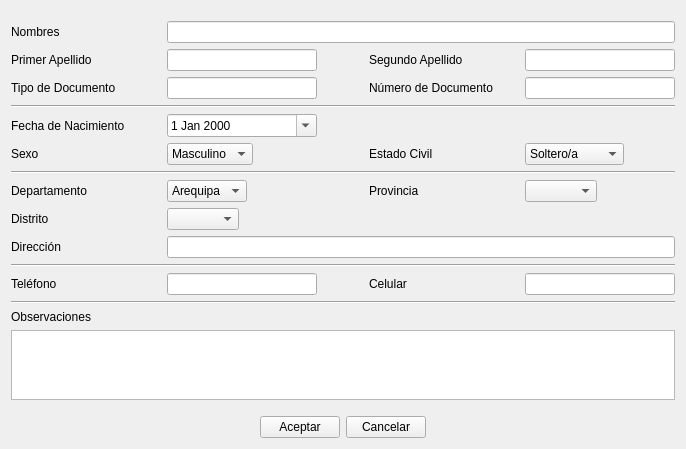
<?xml version="1.0" encoding="UTF-8"?>
<ui version="4.0">
 <class>UI_DATA_USER</class>
 <widget class="QWidget" name="UI_DATA_USER">
  <property name="geometry">
   <rect>
    <x>0</x>
    <y>0</y>
    <width>684</width>
    <height>443</height>
   </rect>
  </property>
  <property name="windowTitle">
   <string>Form</string>
  </property>
  <property name="windowIcon">
   <iconset resource="Icons/Icons.qrc">
    <normaloff>:/Icons/user_manage.png</normaloff>:/Icons/user_manage.png</iconset>
  </property>
  <layout class="QGridLayout" name="gridLayout_5">
   <item row="0" column="0">
    <layout class="QGridLayout" name="gridLayout_4">
     <item row="0" column="0">
      <spacer name="horizontalSpacer_4">
       <property name="orientation">
        <enum>Qt::Horizontal</enum>
       </property>
       <property name="sizeType">
        <enum>QSizePolicy::Fixed</enum>
       </property>
       <property name="sizeHint" stdset="0">
        <size>
         <width>150</width>
         <height>10</height>
        </size>
       </property>
      </spacer>
     </item>
     <item row="0" column="1">
      <spacer name="horizontalSpacer_7">
       <property name="orientation">
        <enum>Qt::Horizontal</enum>
       </property>
       <property name="sizeType">
        <enum>QSizePolicy::Fixed</enum>
       </property>
       <property name="sizeHint" stdset="0">
        <size>
         <width>150</width>
         <height>10</height>
        </size>
       </property>
      </spacer>
     </item>
     <item row="0" column="2">
      <spacer name="horizontalSpacer_8">
       <property name="orientation">
        <enum>Qt::Horizontal</enum>
       </property>
       <property name="sizeType">
        <enum>QSizePolicy::Fixed</enum>
       </property>
       <property name="sizeHint" stdset="0">
        <size>
         <width>40</width>
         <height>10</height>
        </size>
       </property>
      </spacer>
     </item>
     <item row="0" column="3">
      <spacer name="horizontalSpacer_11">
       <property name="orientation">
        <enum>Qt::Horizontal</enum>
       </property>
       <property name="sizeType">
        <enum>QSizePolicy::Fixed</enum>
       </property>
       <property name="sizeHint" stdset="0">
        <size>
         <width>150</width>
         <height>10</height>
        </size>
       </property>
      </spacer>
     </item>
     <item row="0" column="4">
      <spacer name="horizontalSpacer_12">
       <property name="orientation">
        <enum>Qt::Horizontal</enum>
       </property>
       <property name="sizeType">
        <enum>QSizePolicy::Fixed</enum>
       </property>
       <property name="sizeHint" stdset="0">
        <size>
         <width>150</width>
         <height>10</height>
        </size>
       </property>
      </spacer>
     </item>
     <item row="1" column="0">
      <widget class="QLabel" name="label_25">
       <property name="text">
        <string>Nombres</string>
       </property>
      </widget>
     </item>
     <item row="2" column="1">
      <widget class="QLineEdit" name="lineEdit_10"/>
     </item>
     <item row="2" column="3">
      <widget class="QLabel" name="label_29">
       <property name="text">
        <string>Segundo Apellido</string>
       </property>
      </widget>
     </item>
     <item row="2" column="0">
      <widget class="QLabel" name="label_21">
       <property name="text">
        <string>Primer Apellido</string>
       </property>
      </widget>
     </item>
     <item row="2" column="4">
      <widget class="QLineEdit" name="lineEdit_16"/>
     </item>
     <item row="1" column="1" colspan="4">
      <widget class="QLineEdit" name="lineEdit_13"/>
     </item>
     <item row="3" column="0">
      <widget class="QLabel" name="label_24">
       <property name="text">
        <string>Tipo de Documento</string>
       </property>
      </widget>
     </item>
     <item row="3" column="1">
      <widget class="QLineEdit" name="lineEdit_9"/>
     </item>
     <item row="3" column="3">
      <widget class="QLabel" name="label_16">
       <property name="text">
        <string>Número de Documento</string>
       </property>
      </widget>
     </item>
     <item row="3" column="4">
      <widget class="QLineEdit" name="lineEdit_14"/>
     </item>
     <item row="5" column="0">
      <widget class="QLabel" name="label_28">
       <property name="text">
        <string>Fecha de Nacimiento</string>
       </property>
      </widget>
     </item>
     <item row="5" column="1">
      <widget class="QDateEdit" name="dateEdit_2">
       <property name="sizePolicy">
        <sizepolicy hsizetype="Expanding" vsizetype="Fixed">
         <horstretch>0</horstretch>
         <verstretch>0</verstretch>
        </sizepolicy>
       </property>
       <property name="calendarPopup">
        <bool>true</bool>
       </property>
      </widget>
     </item>
     <item row="6" column="0">
      <widget class="QLabel" name="label_17">
       <property name="text">
        <string>Sexo</string>
       </property>
      </widget>
     </item>
     <item row="6" column="1">
      <widget class="QComboBox" name="comboBox_8">
       <property name="sizePolicy">
        <sizepolicy hsizetype="Fixed" vsizetype="Fixed">
         <horstretch>0</horstretch>
         <verstretch>0</verstretch>
        </sizepolicy>
       </property>
       <item>
        <property name="text">
         <string>Masculino</string>
        </property>
       </item>
       <item>
        <property name="text">
         <string>Femenino</string>
        </property>
       </item>
      </widget>
     </item>
     <item row="6" column="3">
      <widget class="QLabel" name="label_20">
       <property name="sizePolicy">
        <sizepolicy hsizetype="Fixed" vsizetype="Preferred">
         <horstretch>0</horstretch>
         <verstretch>0</verstretch>
        </sizepolicy>
       </property>
       <property name="text">
        <string>Estado Civil</string>
       </property>
      </widget>
     </item>
     <item row="6" column="4">
      <widget class="QComboBox" name="comboBox_10">
       <property name="sizePolicy">
        <sizepolicy hsizetype="Fixed" vsizetype="Fixed">
         <horstretch>0</horstretch>
         <verstretch>0</verstretch>
        </sizepolicy>
       </property>
       <item>
        <property name="text">
         <string>Soltero/a</string>
        </property>
       </item>
       <item>
        <property name="text">
         <string>Casado/a</string>
        </property>
       </item>
       <item>
        <property name="text">
         <string>Viudo/a</string>
        </property>
       </item>
       <item>
        <property name="text">
         <string>Divorciado/a</string>
        </property>
       </item>
      </widget>
     </item>
     <item row="8" column="0">
      <widget class="QLabel" name="label_23">
       <property name="text">
        <string>Departamento</string>
       </property>
      </widget>
     </item>
     <item row="8" column="3">
      <widget class="QLabel" name="label_18">
       <property name="text">
        <string>Provincia</string>
       </property>
      </widget>
     </item>
     <item row="9" column="0">
      <widget class="QLabel" name="label_26">
       <property name="text">
        <string>Distrito</string>
       </property>
      </widget>
     </item>
     <item row="8" column="1">
      <widget class="QComboBox" name="comboBox_7">
       <property name="sizePolicy">
        <sizepolicy hsizetype="Fixed" vsizetype="Fixed">
         <horstretch>0</horstretch>
         <verstretch>0</verstretch>
        </sizepolicy>
       </property>
       <item>
        <property name="text">
         <string>Arequipa</string>
        </property>
       </item>
      </widget>
     </item>
     <item row="8" column="4">
      <widget class="QComboBox" name="comboBox_9">
       <property name="sizePolicy">
        <sizepolicy hsizetype="Fixed" vsizetype="Fixed">
         <horstretch>0</horstretch>
         <verstretch>0</verstretch>
        </sizepolicy>
       </property>
      </widget>
     </item>
     <item row="9" column="1">
      <widget class="QComboBox" name="comboBox_6">
       <property name="sizePolicy">
        <sizepolicy hsizetype="Fixed" vsizetype="Fixed">
         <horstretch>0</horstretch>
         <verstretch>0</verstretch>
        </sizepolicy>
       </property>
      </widget>
     </item>
     <item row="10" column="0">
      <widget class="QLabel" name="label_19">
       <property name="text">
        <string>Dirección</string>
       </property>
      </widget>
     </item>
     <item row="10" column="1" colspan="4">
      <widget class="QLineEdit" name="lineEdit_12"/>
     </item>
     <item row="12" column="0">
      <widget class="QLabel" name="label_22">
       <property name="text">
        <string>Teléfono</string>
       </property>
      </widget>
     </item>
     <item row="12" column="3">
      <widget class="QLabel" name="label_27">
       <property name="text">
        <string>Celular</string>
       </property>
      </widget>
     </item>
     <item row="12" column="1">
      <widget class="QLineEdit" name="lineEdit_15"/>
     </item>
     <item row="12" column="4">
      <widget class="QLineEdit" name="lineEdit_11"/>
     </item>
     <item row="14" column="0">
      <widget class="QLabel" name="label_30">
       <property name="text">
        <string>Observaciones</string>
       </property>
      </widget>
     </item>
     <item row="15" column="0" colspan="5">
      <widget class="QTextEdit" name="textEdit_2">
       <property name="sizePolicy">
        <sizepolicy hsizetype="Expanding" vsizetype="Expanding">
         <horstretch>0</horstretch>
         <verstretch>0</verstretch>
        </sizepolicy>
       </property>
      </widget>
     </item>
     <item row="4" column="0" colspan="5">
      <widget class="Line" name="line">
       <property name="orientation">
        <enum>Qt::Horizontal</enum>
       </property>
      </widget>
     </item>
     <item row="7" column="0" colspan="5">
      <widget class="Line" name="line_2">
       <property name="orientation">
        <enum>Qt::Horizontal</enum>
       </property>
      </widget>
     </item>
     <item row="11" column="0" colspan="5">
      <widget class="Line" name="line_3">
       <property name="orientation">
        <enum>Qt::Horizontal</enum>
       </property>
      </widget>
     </item>
     <item row="13" column="0" colspan="5">
      <widget class="Line" name="line_4">
       <property name="orientation">
        <enum>Qt::Horizontal</enum>
       </property>
      </widget>
     </item>
    </layout>
   </item>
   <item row="2" column="0">
    <layout class="QGridLayout" name="gridLayout_3">
     <item row="0" column="0">
      <spacer name="horizontalSpacer_5">
       <property name="orientation">
        <enum>Qt::Horizontal</enum>
       </property>
       <property name="sizeHint" stdset="0">
        <size>
         <width>40</width>
         <height>20</height>
        </size>
       </property>
      </spacer>
     </item>
     <item row="0" column="1">
      <widget class="QPushButton" name="pushButton_Aceptar">
       <property name="text">
        <string>Aceptar</string>
       </property>
       <property name="shortcut">
        <string>Return</string>
       </property>
      </widget>
     </item>
     <item row="0" column="2">
      <widget class="QPushButton" name="pushButton_Cancelar">
       <property name="text">
        <string>Cancelar</string>
       </property>
       <property name="shortcut">
        <string>Esc</string>
       </property>
      </widget>
     </item>
     <item row="0" column="3">
      <spacer name="horizontalSpacer_6">
       <property name="orientation">
        <enum>Qt::Horizontal</enum>
       </property>
       <property name="sizeHint" stdset="0">
        <size>
         <width>40</width>
         <height>20</height>
        </size>
       </property>
      </spacer>
     </item>
    </layout>
   </item>
   <item row="1" column="0">
    <spacer name="verticalSpacer">
     <property name="orientation">
      <enum>Qt::Vertical</enum>
     </property>
     <property name="sizeType">
      <enum>QSizePolicy::Fixed</enum>
     </property>
     <property name="sizeHint" stdset="0">
      <size>
       <width>20</width>
       <height>10</height>
      </size>
     </property>
    </spacer>
   </item>
  </layout>
 </widget>
 <resources>
  <include location="Icons/Icons.qrc"/>
 </resources>
 <connections/>
</ui>
